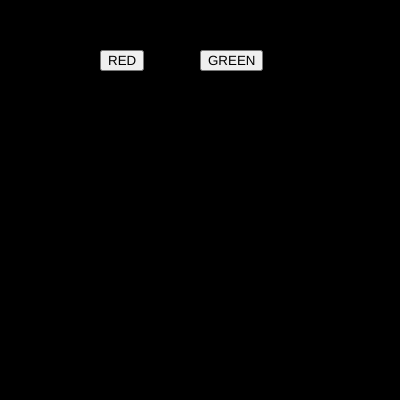
Frame 1 (no input)
Frame 60 (no input): identical to frame 1, image omitted
Frame 120 (the mouse pressed at the canvas centre since frame 60): identical to frame 1, image omitted

The p5.js sketch that drew this single still picture (run headless with seeded random() and noise() and a simulated clock; from frame 60 on, the mouse is pressed at the canvas centre):

// p5.js sketch
// ── sketch.js
var btn_red;
var btn_green;

var r = 0;
var g = 0;
var b = 0;

function setup() {
  createCanvas(400, 400); 
  btn_red= createButton ("RED")
  btn_red.position(100,50)
  btn_red.mousePressed(red_bg)

  btn_green= createButton ("GREEN")
  btn_green.position(200,50)
  btn_green.mousePressed(green_bg)
}

function draw() {
  background(r,g,b);
}
function red_bg(){
  r=255
  g=0
  b=0
} 
function green_bg(){
  r=0
  g=255
  b=0
} 
